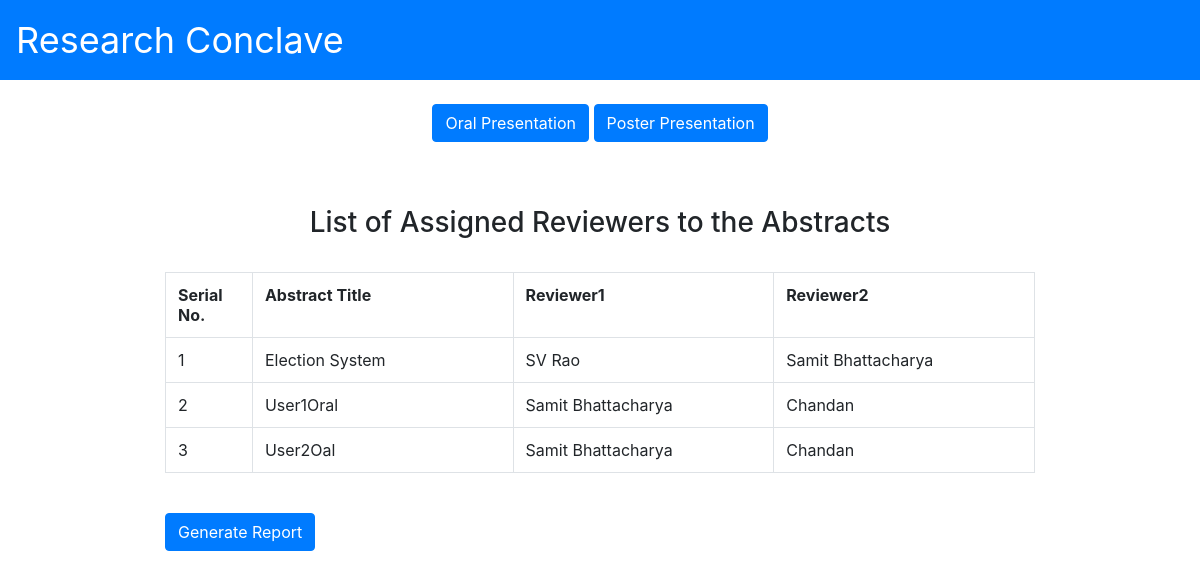
Screenshot of /Report_abstract.php?value=Oral with the database file from the repository.
### tables this page shows
CREATE TABLE `abstract` (
  `Id` int(11) NOT NULL,
  `UploadedItem` varchar(400) NOT NULL,
  `Username` varchar(400) NOT NULL,
  `Title` varchar(400) NOT NULL,
  `Email` varchar(400) NOT NULL,
  `IsApproved` int(1) NOT NULL,
  `PresType` varchar(400) NOT NULL,
  `Reviewer1` varchar(400) NOT NULL,
  `Reviewer2` varchar(400) NOT NULL,
  `Grade1` int(255) NOT NULL,
  `Grade2` int(255) NOT NULL,
  `Fullname` varchar(400) NOT NULL,
  `IsDone` int(11) NOT NULL DEFAULT '0',
  `IsGraded1` int(11) NOT NULL,
  `IsGraded2` int(11) NOT NULL
);

CREATE TABLE `users` (
  `Username` varchar(400) NOT NULL,
  `Password` varchar(400) NOT NULL,
  `Designation` varchar(400) NOT NULL,
  `Fullname` varchar(400) NOT NULL
);

### Report_abstract.php (the view, shortened to what this page needs)
<?php  include 'ReportType.php';
 function fetch_data()
 {
      $connect = OpenCon();
      $output = '';
	  $pres= $_GET['value'];
      $sql = "SELECT Id, Title, Reviewer1, Reviewer2 FROM abstract Where PresType='$pres' AND IsApproved = '1'";
      $result = mysqli_query($connect, $sql);
	  $i = 0;
      while($row = mysqli_fetch_array($result))
      {
        $con1 = OpenCon();
        $reviewFullname1 = '';
		$reviewFullname2 = '';
		$str=$row['Reviewer1'];
		$sql1 = "SELECT * FROM Users Where Username = '$str'";
		$result1 = $con1->query($sql1);
		while($res = $result1->fetch_assoc()){
			$reviewFullname1 = $res["Fullname"];
		}
		$str=$row['Reviewer2'];
		$sql1 = "SELECT * FROM Users Where Username = '$str'";
		$result1 = $con1->query($sql1);
		while($res = $result1->fetch_assoc()){
			$reviewFullname2 = $res["Fullname"];
		}
       $i = $i + 1;
      $output .= '<tr>
                          <td>'.$i.'</td>
                          <td>'.$row["Title"].'</td>
                          <td>'.$reviewFullname1.'</td>
                          <td>'.$reviewFullname2.'</td>
                     </tr>
                          ';
      }
      return $output;
 }
 ?>
 <!DOCTYPE html>
 <html>
      <head>
      </head>
      <body>
           <br /><br />
           <div class="container" style="width:900px;">
                <h3 align="center">List of Assigned Reviewers to the Abstracts</h3><br />
                <div class="table-responsive">
                     <table class="table table-bordered">
                          <tr>
                               <th width="10%">Serial No.</th>
                               <th width="30%">Abstract Title</th>
                               <th width="30%">Reviewer1</th>
                               <th width="30%">Reviewer2</th>
                          </tr>
                     <?php
                      $val = fetch_data();
                      echo $val;
                     ?>
                     </table>
                     <br />
                </div>
				<form method="post">
                    <input type="submit" <?php if($val == '') {?> disabled="disabled" <?php } ?> name="create_pdf" class="btn btn-primary" value="Generate Report" />
                 </form>
                </div>
      </body>
 </html>

### rows the page displays
abstract: Title "Election System", users.Fullname "SV Rao", users.Fullname "Samit Bhattacharya"
abstract: Title "User1Oral", users.Fullname "Samit Bhattacharya", users.Fullname "Chandan"
abstract: Title "User2Oal", users.Fullname "Samit Bhattacharya", users.Fullname "Chandan"
